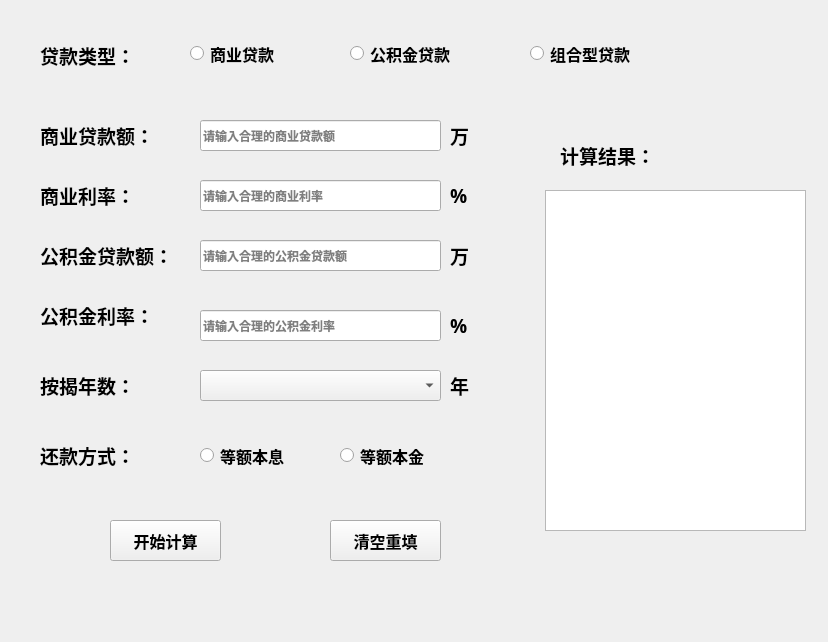
<?xml version="1.0" encoding="UTF-8"?>
<ui version="4.0">
 <class>Widget</class>
 <widget class="QWidget" name="Widget">
  <property name="geometry">
   <rect>
    <x>0</x>
    <y>0</y>
    <width>828</width>
    <height>642</height>
   </rect>
  </property>
  <property name="windowTitle">
   <string>Widget</string>
  </property>
  <widget class="QLabel" name="label">
   <property name="geometry">
    <rect>
     <x>40</x>
     <y>40</y>
     <width>121</width>
     <height>31</height>
    </rect>
   </property>
   <property name="font">
    <font>
     <family>宋体</family>
     <pointsize>14</pointsize>
     <weight>75</weight>
     <bold>true</bold>
    </font>
   </property>
   <property name="text">
    <string>贷款类型：</string>
   </property>
  </widget>
  <widget class="QRadioButton" name="btn_way1">
   <property name="geometry">
    <rect>
     <x>190</x>
     <y>38</y>
     <width>131</width>
     <height>31</height>
    </rect>
   </property>
   <property name="font">
    <font>
     <family>宋体</family>
     <pointsize>12</pointsize>
     <weight>75</weight>
     <bold>true</bold>
    </font>
   </property>
   <property name="text">
    <string>商业贷款</string>
   </property>
  </widget>
  <widget class="QRadioButton" name="btn_way2">
   <property name="geometry">
    <rect>
     <x>350</x>
     <y>38</y>
     <width>141</width>
     <height>31</height>
    </rect>
   </property>
   <property name="font">
    <font>
     <family>宋体</family>
     <pointsize>12</pointsize>
     <weight>75</weight>
     <bold>true</bold>
    </font>
   </property>
   <property name="text">
    <string>公积金贷款</string>
   </property>
  </widget>
  <widget class="QRadioButton" name="btn_way3">
   <property name="geometry">
    <rect>
     <x>530</x>
     <y>38</y>
     <width>151</width>
     <height>31</height>
    </rect>
   </property>
   <property name="font">
    <font>
     <family>宋体</family>
     <pointsize>12</pointsize>
     <weight>75</weight>
     <bold>true</bold>
    </font>
   </property>
   <property name="text">
    <string>组合型贷款</string>
   </property>
  </widget>
  <widget class="QStackedWidget" name="stackedWidget">
   <property name="geometry">
    <rect>
     <x>20</x>
     <y>100</y>
     <width>511</width>
     <height>521</height>
    </rect>
   </property>
   <property name="currentIndex">
    <number>1</number>
   </property>
   <widget class="QWidget" name="page">
    <widget class="QLabel" name="label_2">
     <property name="geometry">
      <rect>
       <x>20</x>
       <y>20</y>
       <width>121</width>
       <height>31</height>
      </rect>
     </property>
     <property name="font">
      <font>
       <family>宋体</family>
       <pointsize>14</pointsize>
       <weight>75</weight>
       <bold>true</bold>
      </font>
     </property>
     <property name="text">
      <string>计算方式：</string>
     </property>
    </widget>
    <widget class="QStackedWidget" name="stackedWidget_2">
     <property name="geometry">
      <rect>
       <x>10</x>
       <y>60</y>
       <width>501</width>
       <height>421</height>
      </rect>
     </property>
     <property name="currentIndex">
      <number>1</number>
     </property>
     <widget class="QWidget" name="page_3">
      <widget class="QLabel" name="label_6">
       <property name="geometry">
        <rect>
         <x>10</x>
         <y>20</y>
         <width>121</width>
         <height>31</height>
        </rect>
       </property>
       <property name="font">
        <font>
         <family>宋体</family>
         <pointsize>14</pointsize>
         <weight>75</weight>
         <bold>true</bold>
        </font>
       </property>
       <property name="text">
        <string>房屋单价：</string>
       </property>
      </widget>
      <widget class="QLabel" name="label_3">
       <property name="geometry">
        <rect>
         <x>10</x>
         <y>180</y>
         <width>121</width>
         <height>31</height>
        </rect>
       </property>
       <property name="font">
        <font>
         <family>宋体</family>
         <pointsize>14</pointsize>
         <weight>75</weight>
         <bold>true</bold>
        </font>
       </property>
       <property name="text">
        <string>按揭年数：</string>
       </property>
      </widget>
      <widget class="QLabel" name="label_4">
       <property name="geometry">
        <rect>
         <x>10</x>
         <y>230</y>
         <width>121</width>
         <height>31</height>
        </rect>
       </property>
       <property name="font">
        <font>
         <family>宋体</family>
         <pointsize>14</pointsize>
         <weight>75</weight>
         <bold>true</bold>
        </font>
       </property>
       <property name="text">
        <string>贷款利率：</string>
       </property>
      </widget>
      <widget class="QLabel" name="label_5">
       <property name="geometry">
        <rect>
         <x>10</x>
         <y>280</y>
         <width>121</width>
         <height>31</height>
        </rect>
       </property>
       <property name="font">
        <font>
         <family>宋体</family>
         <pointsize>14</pointsize>
         <weight>75</weight>
         <bold>true</bold>
        </font>
       </property>
       <property name="text">
        <string>还款方式：</string>
       </property>
      </widget>
      <widget class="QPushButton" name="btn_cal1">
       <property name="geometry">
        <rect>
         <x>80</x>
         <y>350</y>
         <width>111</width>
         <height>41</height>
        </rect>
       </property>
       <property name="font">
        <font>
         <family>宋体</family>
         <pointsize>12</pointsize>
         <weight>75</weight>
         <bold>true</bold>
        </font>
       </property>
       <property name="text">
        <string>开始计算</string>
       </property>
      </widget>
      <widget class="QPushButton" name="btn_clear1">
       <property name="geometry">
        <rect>
         <x>330</x>
         <y>350</y>
         <width>111</width>
         <height>41</height>
        </rect>
       </property>
       <property name="font">
        <font>
         <family>宋体</family>
         <pointsize>12</pointsize>
         <weight>75</weight>
         <bold>true</bold>
        </font>
       </property>
       <property name="text">
        <string>清空重填</string>
       </property>
      </widget>
      <widget class="QLabel" name="label_7">
       <property name="geometry">
        <rect>
         <x>380</x>
         <y>20</y>
         <width>111</width>
         <height>31</height>
        </rect>
       </property>
       <property name="font">
        <font>
         <family>宋体</family>
         <pointsize>14</pointsize>
         <weight>75</weight>
         <bold>true</bold>
        </font>
       </property>
       <property name="text">
        <string>元/平方米</string>
       </property>
      </widget>
      <widget class="QComboBox" name="cob_per">
       <property name="geometry">
        <rect>
         <x>130</x>
         <y>130</y>
         <width>241</width>
         <height>31</height>
        </rect>
       </property>
       <property name="font">
        <font>
         <family>宋体</family>
         <weight>75</weight>
         <bold>true</bold>
        </font>
       </property>
      </widget>
      <widget class="QLabel" name="label_8">
       <property name="geometry">
        <rect>
         <x>380</x>
         <y>180</y>
         <width>31</width>
         <height>31</height>
        </rect>
       </property>
       <property name="font">
        <font>
         <family>宋体</family>
         <pointsize>14</pointsize>
         <weight>75</weight>
         <bold>true</bold>
        </font>
       </property>
       <property name="text">
        <string>年</string>
       </property>
      </widget>
      <widget class="QLineEdit" name="ln_price">
       <property name="geometry">
        <rect>
         <x>130</x>
         <y>20</y>
         <width>241</width>
         <height>31</height>
        </rect>
       </property>
       <property name="font">
        <font>
         <family>宋体</family>
         <weight>75</weight>
         <bold>true</bold>
        </font>
       </property>
       <property name="placeholderText">
        <string>请输入合理的单价</string>
       </property>
      </widget>
      <widget class="QLineEdit" name="ln_lilv1">
       <property name="geometry">
        <rect>
         <x>130</x>
         <y>230</y>
         <width>241</width>
         <height>31</height>
        </rect>
       </property>
       <property name="font">
        <font>
         <weight>75</weight>
         <bold>true</bold>
        </font>
       </property>
       <property name="placeholderText">
        <string>请输入合理的贷款利率</string>
       </property>
      </widget>
      <widget class="QRadioButton" name="btn_xi1">
       <property name="geometry">
        <rect>
         <x>140</x>
         <y>280</y>
         <width>131</width>
         <height>31</height>
        </rect>
       </property>
       <property name="font">
        <font>
         <family>宋体</family>
         <pointsize>12</pointsize>
         <weight>75</weight>
         <bold>true</bold>
        </font>
       </property>
       <property name="text">
        <string>等额本息</string>
       </property>
      </widget>
      <widget class="QRadioButton" name="btn_jin1">
       <property name="geometry">
        <rect>
         <x>310</x>
         <y>280</y>
         <width>131</width>
         <height>31</height>
        </rect>
       </property>
       <property name="font">
        <font>
         <family>宋体</family>
         <pointsize>12</pointsize>
         <weight>75</weight>
         <bold>true</bold>
        </font>
       </property>
       <property name="text">
        <string>等额本金</string>
       </property>
      </widget>
      <widget class="QLabel" name="label_10">
       <property name="geometry">
        <rect>
         <x>10</x>
         <y>130</y>
         <width>121</width>
         <height>31</height>
        </rect>
       </property>
       <property name="font">
        <font>
         <family>宋体</family>
         <pointsize>14</pointsize>
         <weight>75</weight>
         <bold>true</bold>
        </font>
       </property>
       <property name="text">
        <string>按揭成数：</string>
       </property>
      </widget>
      <widget class="QLabel" name="label_11">
       <property name="geometry">
        <rect>
         <x>10</x>
         <y>70</y>
         <width>121</width>
         <height>31</height>
        </rect>
       </property>
       <property name="font">
        <font>
         <family>宋体</family>
         <pointsize>14</pointsize>
         <weight>75</weight>
         <bold>true</bold>
        </font>
       </property>
       <property name="text">
        <string>房屋面积：</string>
       </property>
      </widget>
      <widget class="QLineEdit" name="ln_area">
       <property name="geometry">
        <rect>
         <x>130</x>
         <y>70</y>
         <width>241</width>
         <height>31</height>
        </rect>
       </property>
       <property name="font">
        <font>
         <weight>75</weight>
         <bold>true</bold>
        </font>
       </property>
       <property name="placeholderText">
        <string>请输入合理的面积</string>
       </property>
      </widget>
      <widget class="QLabel" name="label_12">
       <property name="geometry">
        <rect>
         <x>380</x>
         <y>70</y>
         <width>111</width>
         <height>31</height>
        </rect>
       </property>
       <property name="font">
        <font>
         <family>宋体</family>
         <pointsize>14</pointsize>
         <weight>75</weight>
         <bold>true</bold>
        </font>
       </property>
       <property name="text">
        <string>平方米</string>
       </property>
      </widget>
      <widget class="QComboBox" name="cob_year1">
       <property name="geometry">
        <rect>
         <x>130</x>
         <y>180</y>
         <width>241</width>
         <height>31</height>
        </rect>
       </property>
       <property name="font">
        <font>
         <family>宋体</family>
         <weight>75</weight>
         <bold>true</bold>
        </font>
       </property>
      </widget>
      <widget class="QLabel" name="label_13">
       <property name="geometry">
        <rect>
         <x>380</x>
         <y>130</y>
         <width>31</width>
         <height>31</height>
        </rect>
       </property>
       <property name="font">
        <font>
         <family>宋体</family>
         <pointsize>14</pointsize>
         <weight>75</weight>
         <bold>true</bold>
        </font>
       </property>
       <property name="text">
        <string>成</string>
       </property>
      </widget>
      <widget class="QLabel" name="label_14">
       <property name="geometry">
        <rect>
         <x>380</x>
         <y>230</y>
         <width>31</width>
         <height>31</height>
        </rect>
       </property>
       <property name="font">
        <font>
         <family>宋体</family>
         <pointsize>14</pointsize>
         <weight>75</weight>
         <bold>true</bold>
        </font>
       </property>
       <property name="text">
        <string>%</string>
       </property>
      </widget>
     </widget>
     <widget class="QWidget" name="page_4">
      <widget class="QLabel" name="label_15">
       <property name="geometry">
        <rect>
         <x>10</x>
         <y>30</y>
         <width>121</width>
         <height>31</height>
        </rect>
       </property>
       <property name="font">
        <font>
         <family>宋体</family>
         <pointsize>14</pointsize>
         <weight>75</weight>
         <bold>true</bold>
        </font>
       </property>
       <property name="text">
        <string>贷款总额：</string>
       </property>
      </widget>
      <widget class="QLabel" name="label_16">
       <property name="geometry">
        <rect>
         <x>10</x>
         <y>90</y>
         <width>121</width>
         <height>31</height>
        </rect>
       </property>
       <property name="font">
        <font>
         <family>宋体</family>
         <pointsize>14</pointsize>
         <weight>75</weight>
         <bold>true</bold>
        </font>
       </property>
       <property name="text">
        <string>按揭年数：</string>
       </property>
      </widget>
      <widget class="QLabel" name="label_17">
       <property name="geometry">
        <rect>
         <x>10</x>
         <y>160</y>
         <width>121</width>
         <height>31</height>
        </rect>
       </property>
       <property name="font">
        <font>
         <family>宋体</family>
         <pointsize>14</pointsize>
         <weight>75</weight>
         <bold>true</bold>
        </font>
       </property>
       <property name="text">
        <string>贷款利率：</string>
       </property>
      </widget>
      <widget class="QLabel" name="label_18">
       <property name="geometry">
        <rect>
         <x>10</x>
         <y>230</y>
         <width>121</width>
         <height>31</height>
        </rect>
       </property>
       <property name="font">
        <font>
         <family>宋体</family>
         <pointsize>14</pointsize>
         <weight>75</weight>
         <bold>true</bold>
        </font>
       </property>
       <property name="text">
        <string>还款方式：</string>
       </property>
      </widget>
      <widget class="QPushButton" name="btn_cal2">
       <property name="geometry">
        <rect>
         <x>50</x>
         <y>310</y>
         <width>111</width>
         <height>41</height>
        </rect>
       </property>
       <property name="font">
        <font>
         <family>宋体</family>
         <pointsize>12</pointsize>
         <weight>75</weight>
         <bold>true</bold>
        </font>
       </property>
       <property name="text">
        <string>开始计算</string>
       </property>
      </widget>
      <widget class="QPushButton" name="btn_clear2">
       <property name="geometry">
        <rect>
         <x>300</x>
         <y>310</y>
         <width>111</width>
         <height>41</height>
        </rect>
       </property>
       <property name="font">
        <font>
         <family>宋体</family>
         <pointsize>12</pointsize>
         <weight>75</weight>
         <bold>true</bold>
        </font>
       </property>
       <property name="text">
        <string>清空重填</string>
       </property>
      </widget>
      <widget class="QLineEdit" name="ln_total">
       <property name="geometry">
        <rect>
         <x>130</x>
         <y>30</y>
         <width>241</width>
         <height>31</height>
        </rect>
       </property>
       <property name="font">
        <font>
         <weight>75</weight>
         <bold>true</bold>
        </font>
       </property>
       <property name="placeholderText">
        <string>请输入合理的贷款总额</string>
       </property>
      </widget>
      <widget class="QLineEdit" name="ln_lilv2">
       <property name="geometry">
        <rect>
         <x>130</x>
         <y>160</y>
         <width>241</width>
         <height>31</height>
        </rect>
       </property>
       <property name="font">
        <font>
         <weight>75</weight>
         <bold>true</bold>
        </font>
       </property>
       <property name="placeholderText">
        <string>请输入合理的贷款利率</string>
       </property>
      </widget>
      <widget class="QComboBox" name="cob_year2">
       <property name="geometry">
        <rect>
         <x>130</x>
         <y>90</y>
         <width>241</width>
         <height>31</height>
        </rect>
       </property>
       <property name="font">
        <font>
         <family>宋体</family>
         <weight>75</weight>
         <bold>true</bold>
        </font>
       </property>
      </widget>
      <widget class="QLabel" name="label_19">
       <property name="geometry">
        <rect>
         <x>380</x>
         <y>30</y>
         <width>31</width>
         <height>31</height>
        </rect>
       </property>
       <property name="font">
        <font>
         <family>宋体</family>
         <pointsize>14</pointsize>
         <weight>75</weight>
         <bold>true</bold>
        </font>
       </property>
       <property name="text">
        <string>万</string>
       </property>
      </widget>
      <widget class="QLabel" name="label_20">
       <property name="geometry">
        <rect>
         <x>380</x>
         <y>90</y>
         <width>31</width>
         <height>31</height>
        </rect>
       </property>
       <property name="font">
        <font>
         <family>宋体</family>
         <pointsize>14</pointsize>
         <weight>75</weight>
         <bold>true</bold>
        </font>
       </property>
       <property name="text">
        <string>年</string>
       </property>
      </widget>
      <widget class="QLabel" name="label_21">
       <property name="geometry">
        <rect>
         <x>380</x>
         <y>160</y>
         <width>31</width>
         <height>31</height>
        </rect>
       </property>
       <property name="font">
        <font>
         <family>宋体</family>
         <pointsize>14</pointsize>
         <weight>75</weight>
         <bold>true</bold>
        </font>
       </property>
       <property name="text">
        <string>%</string>
       </property>
      </widget>
      <widget class="QRadioButton" name="btn_xi2">
       <property name="geometry">
        <rect>
         <x>130</x>
         <y>230</y>
         <width>131</width>
         <height>31</height>
        </rect>
       </property>
       <property name="font">
        <font>
         <family>宋体</family>
         <pointsize>12</pointsize>
         <weight>75</weight>
         <bold>true</bold>
        </font>
       </property>
       <property name="text">
        <string>等额本息</string>
       </property>
      </widget>
      <widget class="QRadioButton" name="btn_jin2">
       <property name="geometry">
        <rect>
         <x>280</x>
         <y>230</y>
         <width>131</width>
         <height>31</height>
        </rect>
       </property>
       <property name="font">
        <font>
         <family>宋体</family>
         <pointsize>12</pointsize>
         <weight>75</weight>
         <bold>true</bold>
        </font>
       </property>
       <property name="text">
        <string>等额本金</string>
       </property>
      </widget>
     </widget>
    </widget>
    <widget class="QComboBox" name="Cway">
     <property name="geometry">
      <rect>
       <x>140</x>
       <y>20</y>
       <width>241</width>
       <height>31</height>
      </rect>
     </property>
     <property name="font">
      <font>
       <family>宋体</family>
       <pointsize>12</pointsize>
       <weight>75</weight>
       <bold>true</bold>
      </font>
     </property>
     <item>
      <property name="text">
       <string>根据面积、单价计算</string>
      </property>
     </item>
     <item>
      <property name="text">
       <string>根据贷款总额计算</string>
      </property>
     </item>
    </widget>
   </widget>
   <widget class="QWidget" name="page_2">
    <widget class="QLabel" name="label_22">
     <property name="geometry">
      <rect>
       <x>20</x>
       <y>20</y>
       <width>141</width>
       <height>31</height>
      </rect>
     </property>
     <property name="font">
      <font>
       <family>宋体</family>
       <pointsize>14</pointsize>
       <weight>75</weight>
       <bold>true</bold>
      </font>
     </property>
     <property name="text">
      <string>商业贷款额：</string>
     </property>
    </widget>
    <widget class="QLabel" name="label_23">
     <property name="geometry">
      <rect>
       <x>20</x>
       <y>80</y>
       <width>121</width>
       <height>31</height>
      </rect>
     </property>
     <property name="font">
      <font>
       <family>宋体</family>
       <pointsize>14</pointsize>
       <weight>75</weight>
       <bold>true</bold>
      </font>
     </property>
     <property name="text">
      <string>商业利率：</string>
     </property>
    </widget>
    <widget class="QLabel" name="label_24">
     <property name="geometry">
      <rect>
       <x>20</x>
       <y>140</y>
       <width>151</width>
       <height>31</height>
      </rect>
     </property>
     <property name="font">
      <font>
       <family>宋体</family>
       <pointsize>14</pointsize>
       <weight>75</weight>
       <bold>true</bold>
      </font>
     </property>
     <property name="text">
      <string>公积金贷款额：</string>
     </property>
    </widget>
    <widget class="QLabel" name="label_25">
     <property name="geometry">
      <rect>
       <x>20</x>
       <y>200</y>
       <width>131</width>
       <height>31</height>
      </rect>
     </property>
     <property name="font">
      <font>
       <family>宋体</family>
       <pointsize>14</pointsize>
       <weight>75</weight>
       <bold>true</bold>
      </font>
     </property>
     <property name="text">
      <string>公积金利率：</string>
     </property>
    </widget>
    <widget class="QLabel" name="label_26">
     <property name="geometry">
      <rect>
       <x>20</x>
       <y>340</y>
       <width>121</width>
       <height>31</height>
      </rect>
     </property>
     <property name="font">
      <font>
       <family>宋体</family>
       <pointsize>14</pointsize>
       <weight>75</weight>
       <bold>true</bold>
      </font>
     </property>
     <property name="text">
      <string>还款方式：</string>
     </property>
    </widget>
    <widget class="QLabel" name="label_27">
     <property name="geometry">
      <rect>
       <x>20</x>
       <y>270</y>
       <width>121</width>
       <height>31</height>
      </rect>
     </property>
     <property name="font">
      <font>
       <family>宋体</family>
       <pointsize>14</pointsize>
       <weight>75</weight>
       <bold>true</bold>
      </font>
     </property>
     <property name="text">
      <string>按揭年数：</string>
     </property>
    </widget>
    <widget class="QLineEdit" name="ln_loan2">
     <property name="geometry">
      <rect>
       <x>180</x>
       <y>140</y>
       <width>241</width>
       <height>31</height>
      </rect>
     </property>
     <property name="font">
      <font>
       <weight>75</weight>
       <bold>true</bold>
      </font>
     </property>
     <property name="placeholderText">
      <string>请输入合理的公积金贷款额</string>
     </property>
    </widget>
    <widget class="QLineEdit" name="ln_loan1">
     <property name="geometry">
      <rect>
       <x>180</x>
       <y>20</y>
       <width>241</width>
       <height>31</height>
      </rect>
     </property>
     <property name="font">
      <font>
       <weight>75</weight>
       <bold>true</bold>
      </font>
     </property>
     <property name="placeholderText">
      <string>请输入合理的商业贷款额</string>
     </property>
    </widget>
    <widget class="QLineEdit" name="ln_interest1">
     <property name="geometry">
      <rect>
       <x>180</x>
       <y>80</y>
       <width>241</width>
       <height>31</height>
      </rect>
     </property>
     <property name="font">
      <font>
       <weight>75</weight>
       <bold>true</bold>
      </font>
     </property>
     <property name="placeholderText">
      <string>请输入合理的商业利率</string>
     </property>
    </widget>
    <widget class="QLineEdit" name="ln_interest2">
     <property name="geometry">
      <rect>
       <x>180</x>
       <y>210</y>
       <width>241</width>
       <height>31</height>
      </rect>
     </property>
     <property name="font">
      <font>
       <weight>75</weight>
       <bold>true</bold>
      </font>
     </property>
     <property name="placeholderText">
      <string>请输入合理的公积金利率</string>
     </property>
    </widget>
    <widget class="QComboBox" name="ln_year3">
     <property name="geometry">
      <rect>
       <x>180</x>
       <y>270</y>
       <width>241</width>
       <height>31</height>
      </rect>
     </property>
     <property name="font">
      <font>
       <family>宋体</family>
       <weight>75</weight>
       <bold>true</bold>
      </font>
     </property>
    </widget>
    <widget class="QLabel" name="label_28">
     <property name="geometry">
      <rect>
       <x>430</x>
       <y>20</y>
       <width>31</width>
       <height>31</height>
      </rect>
     </property>
     <property name="font">
      <font>
       <family>宋体</family>
       <pointsize>14</pointsize>
       <weight>75</weight>
       <bold>true</bold>
      </font>
     </property>
     <property name="text">
      <string>万</string>
     </property>
    </widget>
    <widget class="QLabel" name="label_29">
     <property name="geometry">
      <rect>
       <x>430</x>
       <y>80</y>
       <width>31</width>
       <height>31</height>
      </rect>
     </property>
     <property name="font">
      <font>
       <family>宋体</family>
       <pointsize>14</pointsize>
       <weight>75</weight>
       <bold>true</bold>
      </font>
     </property>
     <property name="text">
      <string>%</string>
     </property>
    </widget>
    <widget class="QLabel" name="label_30">
     <property name="geometry">
      <rect>
       <x>430</x>
       <y>140</y>
       <width>31</width>
       <height>31</height>
      </rect>
     </property>
     <property name="font">
      <font>
       <family>宋体</family>
       <pointsize>14</pointsize>
       <weight>75</weight>
       <bold>true</bold>
      </font>
     </property>
     <property name="text">
      <string>万</string>
     </property>
    </widget>
    <widget class="QLabel" name="label_31">
     <property name="geometry">
      <rect>
       <x>430</x>
       <y>210</y>
       <width>31</width>
       <height>31</height>
      </rect>
     </property>
     <property name="font">
      <font>
       <family>宋体</family>
       <pointsize>14</pointsize>
       <weight>75</weight>
       <bold>true</bold>
      </font>
     </property>
     <property name="text">
      <string>%</string>
     </property>
    </widget>
    <widget class="QLabel" name="label_32">
     <property name="geometry">
      <rect>
       <x>430</x>
       <y>270</y>
       <width>31</width>
       <height>31</height>
      </rect>
     </property>
     <property name="font">
      <font>
       <family>宋体</family>
       <pointsize>14</pointsize>
       <weight>75</weight>
       <bold>true</bold>
      </font>
     </property>
     <property name="text">
      <string>年</string>
     </property>
    </widget>
    <widget class="QRadioButton" name="btn_xi3">
     <property name="geometry">
      <rect>
       <x>180</x>
       <y>340</y>
       <width>131</width>
       <height>31</height>
      </rect>
     </property>
     <property name="font">
      <font>
       <family>宋体</family>
       <pointsize>12</pointsize>
       <weight>75</weight>
       <bold>true</bold>
      </font>
     </property>
     <property name="text">
      <string>等额本息</string>
     </property>
    </widget>
    <widget class="QRadioButton" name="btn_jin3">
     <property name="geometry">
      <rect>
       <x>320</x>
       <y>340</y>
       <width>131</width>
       <height>31</height>
      </rect>
     </property>
     <property name="font">
      <font>
       <family>宋体</family>
       <pointsize>12</pointsize>
       <weight>75</weight>
       <bold>true</bold>
      </font>
     </property>
     <property name="text">
      <string>等额本金</string>
     </property>
    </widget>
    <widget class="QPushButton" name="btn_cal3">
     <property name="geometry">
      <rect>
       <x>90</x>
       <y>420</y>
       <width>111</width>
       <height>41</height>
      </rect>
     </property>
     <property name="font">
      <font>
       <family>宋体</family>
       <pointsize>12</pointsize>
       <weight>75</weight>
       <bold>true</bold>
      </font>
     </property>
     <property name="text">
      <string>开始计算</string>
     </property>
    </widget>
    <widget class="QPushButton" name="btn_clear3">
     <property name="geometry">
      <rect>
       <x>310</x>
       <y>420</y>
       <width>111</width>
       <height>41</height>
      </rect>
     </property>
     <property name="font">
      <font>
       <family>宋体</family>
       <pointsize>12</pointsize>
       <weight>75</weight>
       <bold>true</bold>
      </font>
     </property>
     <property name="text">
      <string>清空重填</string>
     </property>
    </widget>
   </widget>
  </widget>
  <widget class="QListWidget" name="show">
   <property name="geometry">
    <rect>
     <x>545</x>
     <y>190</y>
     <width>261</width>
     <height>341</height>
    </rect>
   </property>
  </widget>
  <widget class="QLabel" name="label_9">
   <property name="geometry">
    <rect>
     <x>560</x>
     <y>140</y>
     <width>121</width>
     <height>31</height>
    </rect>
   </property>
   <property name="font">
    <font>
     <family>宋体</family>
     <pointsize>14</pointsize>
     <weight>75</weight>
     <bold>true</bold>
    </font>
   </property>
   <property name="text">
    <string>计算结果：</string>
   </property>
  </widget>
 </widget>
 <resources/>
 <connections/>
</ui>
